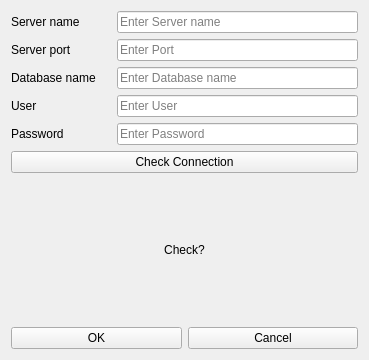
<?xml version="1.0" encoding="UTF-8"?>
<ui version="4.0">
 <class>Form</class>
 <widget class="QWidget" name="Form">
  <property name="geometry">
   <rect>
    <x>0</x>
    <y>0</y>
    <width>369</width>
    <height>360</height>
   </rect>
  </property>
  <property name="windowTitle">
   <string>Form</string>
  </property>
  <layout class="QGridLayout" name="gridLayout">
   <item row="0" column="0" colspan="2">
    <layout class="QVBoxLayout" name="verticalLayout">
     <item>
      <layout class="QHBoxLayout" name="horizontalLayout">
       <item>
        <widget class="QLabel" name="label_server_name">
         <property name="sizePolicy">
          <sizepolicy hsizetype="Fixed" vsizetype="Preferred">
           <horstretch>0</horstretch>
           <verstretch>0</verstretch>
          </sizepolicy>
         </property>
         <property name="minimumSize">
          <size>
           <width>100</width>
           <height>0</height>
          </size>
         </property>
         <property name="text">
          <string>Server name</string>
         </property>
        </widget>
       </item>
       <item>
        <widget class="QLineEdit" name="lineEdit_servername">
         <property name="minimumSize">
          <size>
           <width>200</width>
           <height>0</height>
          </size>
         </property>
         <property name="text">
          <string/>
         </property>
         <property name="placeholderText">
          <string>Enter Server name</string>
         </property>
        </widget>
       </item>
      </layout>
     </item>
     <item>
      <layout class="QHBoxLayout" name="horizontalLayout_2">
       <item>
        <widget class="QLabel" name="label_server_port">
         <property name="sizePolicy">
          <sizepolicy hsizetype="Fixed" vsizetype="Preferred">
           <horstretch>0</horstretch>
           <verstretch>0</verstretch>
          </sizepolicy>
         </property>
         <property name="minimumSize">
          <size>
           <width>100</width>
           <height>0</height>
          </size>
         </property>
         <property name="text">
          <string>Server port</string>
         </property>
        </widget>
       </item>
       <item>
        <widget class="QLineEdit" name="lineEdit_serverport">
         <property name="minimumSize">
          <size>
           <width>200</width>
           <height>0</height>
          </size>
         </property>
         <property name="text">
          <string/>
         </property>
         <property name="placeholderText">
          <string>Enter Port</string>
         </property>
        </widget>
       </item>
      </layout>
     </item>
     <item>
      <layout class="QHBoxLayout" name="horizontalLayout_3">
       <item>
        <widget class="QLabel" name="label_db_name">
         <property name="sizePolicy">
          <sizepolicy hsizetype="Fixed" vsizetype="Preferred">
           <horstretch>0</horstretch>
           <verstretch>0</verstretch>
          </sizepolicy>
         </property>
         <property name="minimumSize">
          <size>
           <width>100</width>
           <height>0</height>
          </size>
         </property>
         <property name="text">
          <string>Database name</string>
         </property>
        </widget>
       </item>
       <item>
        <widget class="QLineEdit" name="lineEdit_dbname">
         <property name="minimumSize">
          <size>
           <width>200</width>
           <height>0</height>
          </size>
         </property>
         <property name="text">
          <string/>
         </property>
         <property name="placeholderText">
          <string>Enter Database name</string>
         </property>
        </widget>
       </item>
      </layout>
     </item>
     <item>
      <layout class="QHBoxLayout" name="horizontalLayout_4">
       <item>
        <widget class="QLabel" name="label_user_name">
         <property name="minimumSize">
          <size>
           <width>100</width>
           <height>0</height>
          </size>
         </property>
         <property name="text">
          <string>User</string>
         </property>
        </widget>
       </item>
       <item>
        <widget class="QLineEdit" name="lineEdit_user">
         <property name="minimumSize">
          <size>
           <width>200</width>
           <height>0</height>
          </size>
         </property>
         <property name="text">
          <string/>
         </property>
         <property name="placeholderText">
          <string>Enter User</string>
         </property>
        </widget>
       </item>
      </layout>
     </item>
     <item>
      <layout class="QHBoxLayout" name="horizontalLayout_5">
       <item>
        <widget class="QLabel" name="label_password">
         <property name="minimumSize">
          <size>
           <width>100</width>
           <height>0</height>
          </size>
         </property>
         <property name="text">
          <string>Password</string>
         </property>
        </widget>
       </item>
       <item>
        <widget class="QLineEdit" name="lineEdit_password">
         <property name="minimumSize">
          <size>
           <width>200</width>
           <height>0</height>
          </size>
         </property>
         <property name="text">
          <string/>
         </property>
         <property name="echoMode">
          <enum>QLineEdit::Password</enum>
         </property>
         <property name="placeholderText">
          <string>Enter Password</string>
         </property>
        </widget>
       </item>
      </layout>
     </item>
    </layout>
   </item>
   <item row="1" column="0" colspan="2">
    <layout class="QVBoxLayout" name="verticalLayout_2">
     <item>
      <widget class="QPushButton" name="pushButton_check_connection">
       <property name="minimumSize">
        <size>
         <width>200</width>
         <height>0</height>
        </size>
       </property>
       <property name="text">
        <string>Check Connection</string>
       </property>
      </widget>
     </item>
     <item>
      <widget class="QLabel" name="label_Check_Connect">
       <property name="text">
        <string>Check?</string>
       </property>
       <property name="alignment">
        <set>Qt::AlignCenter</set>
       </property>
      </widget>
     </item>
    </layout>
   </item>
   <item row="2" column="0">
    <widget class="QPushButton" name="pushButton_OK">
     <property name="text">
      <string>OK</string>
     </property>
    </widget>
   </item>
   <item row="2" column="1">
    <widget class="QPushButton" name="pushButton_Cancel">
     <property name="text">
      <string>Cancel</string>
     </property>
    </widget>
   </item>
  </layout>
 </widget>
 <resources/>
 <connections/>
</ui>
